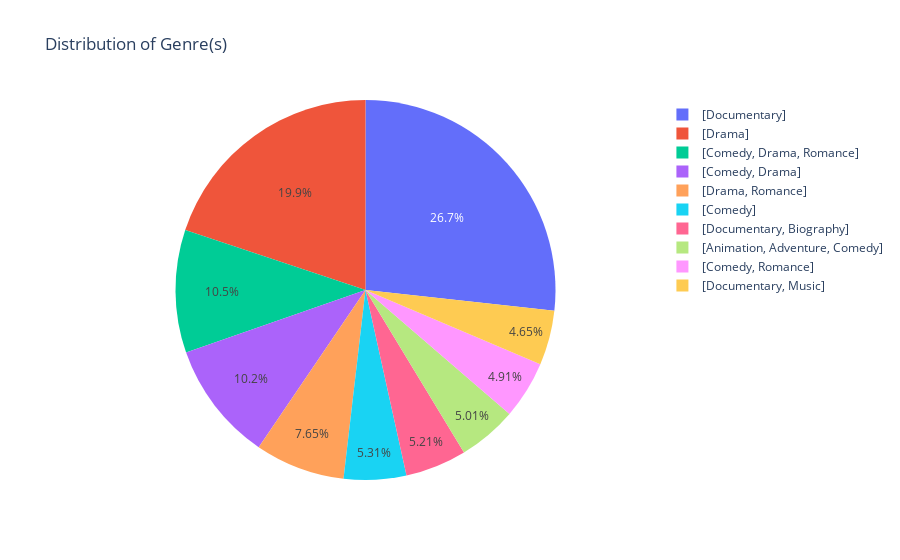

Source (notebook cell):
### Code cell
fig = px.pie(genre_counts, values=genre_counts, names=genre_counts.index, title='Distribution of Genre(s)')
fig.show()

### Figure 1 — Plotly figure (JSON) as saved in the notebook; plotly's stock layout.template omitted (floating-point values rounded to 4 significant figures)
{"data": [{"domain": {"x": [0, 1], "y": [0, 1]}, "hovertemplate": "genre=%{label}<br>value=%{value}<extra></extra>", "labels": ["[Documentary]", "[Drama]", "[Comedy, Drama, Romance]", "[Comedy, Drama]", "[Drama, Romance]", "[Comedy]", "[Documentary, Biography]", "[Animation, Adventure, Comedy]", "[Comedy, Romance]", "[Documentary, Music]"], "legendgroup": "", "name": "", "showlegend": true, "type": "pie", "values": [811, 603, 317, 308, 232, 161, 158, 152, 149, 141]}], "layout": {"legend": {"tracegroupgap": 0}, "title": {"text": "Distribution of Genre(s)"}}}
